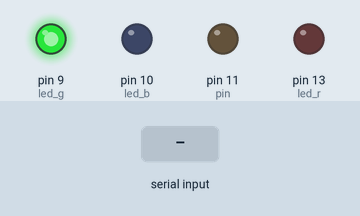
Recording of a sketch running on a simulated Arduino Uno, built with avr-gcc and run on an emulated ATmega328P. Parts: output pins drawn as LEDs (lit = HIGH). The test bench sets the inputs (shaded band). What the sketch prints to the serial monitor is not drawn.

Above: at 1.2 s.
1.3 s: "1" received over Serial
At 1.76 s:
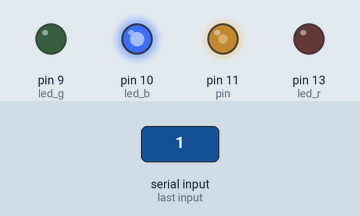
At 3.12 s:
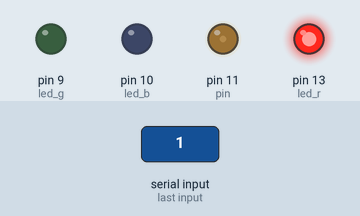
Timing chart, 0 to 10.3 s (numbered marks = the images above; inputs shaded):
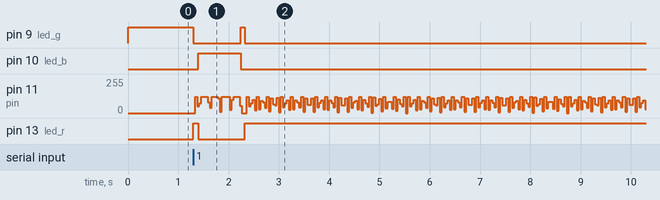

The sketch:

Leo_Morse.ino
```cpp
// (licence header left out)
#if ARDUINO >= 100
  #include "Arduino.h"
#else
  #include "WProgram.h"
#endif

byte morseTable[] = {
  // Essentially, this works by storing the table of Morse code characters as binary numbers.
  // Those entries equal to 1 have no Morse code.
  107, // ASCII 33 !
  82, // ASCII 34 "
  1, // ASCII 35 #
  137, // ASCII 36 $
  1, // ASCII 37 %
  40, // ASCII 38 &
  94, // ASCII 39 '
  109, // ASCII 40 (
  109, // ASCII 41 )
  1, // ASCII 42 *
  42, // ASCII 43 +
  115, // ASCII 44 ,
  97, // ASCII 45 -
  85, // ASCII 46 .
  50, // ASCII 47 /
  63, // ASCII 48 0
  62, // ASCII 49 1
  60, // ASCII 50 2
  56, // ASCII 51 3
  48, // ASCII 52 4
  32, // ASCII 53 5
  33, // ASCII 54 6
  35, // ASCII 55 7
  39, // ASCII 56 8
  47, // ASCII 57 9
  120, // ASCII 58 :
  53, // ASCII 59 ;
  1, // ASCII 60 <
  49, // ASCII 61 =
  1, // ASCII 62 >
  76, // ASCII 63 ?
  69, // ASCII 64 @
  6, // ASCII 65 A
  17, // ASCII 66 B
  21, // ASCII 67 C
  9, // ASCII 68 D
  2, // ASCII 69 E
  20, // ASCII 70 F
  11, // ASCII 71 G
  16, // ASCII 72 H
  4, // ASCII 73 I
  30, // ASCII 74 J
  13, // ASCII 75 K
  18, // ASCII 76 L
  7, // ASCII 77 M
  5, // ASCII 78 N
  15, // ASCII 79 O
  22, // ASCII 80 P
  27, // ASCII 81 Q
  10, // ASCII 82 R
  8, // ASCII 83 S
  3, // ASCII 84 T
  12, // ASCII 85 U
  24, // ASCII 86 V
  14, // ASCII 87 W
  25, // ASCII 88 X
  29, // ASCII 89 Y
  19, // ASCII 90 Z
  1, // ASCII 91 [
  1, // ASCII 92 \
  1, // ASCII 93 ]
  1, // ASCII 94 ^
  77, // ASCII 95 _
  94, // ASCII 96 `
  6, // ASCII 97 a
  17, // ASCII 98 b
  21, // ASCII 99 c
  9, // ASCII 100 d
  2, // ASCII 101 e
  20, // ASCII 102 f
  11, // ASCII 103 g
  16, // ASCII 104 h
  4, // ASCII 105 i
  30, // ASCII 106 j
  13, // ASCII 107 k
  18, // ASCII 108 l
  7, // ASCII 109 m
  5, // ASCII 110 n
  15, // ASCII 111 o
  22, // ASCII 112 p
  27, // ASCII 113 q
  10, // ASCII 114 r
  8, // ASCII 115 s
  3, // ASCII 116 t
  12, // ASCII 117 u
  24, // ASCII 118 v
  14, // ASCII 119 w
  25, // ASCII 120 x
  29, // ASCII 121 y
  19 // ASCII 122 z
};
int frequency = 4000; // 4 kHz is about right for the resonance frequency for the LeoStick piezo buzzer.
byte pin = 11; // Hardware speaker pin, 11 on LeoStick
byte led_r = 13;
byte led_b = 10;
byte led_g = 9;
byte speed = 30; // Speed - can go faster or slower if you're less experienced or more experienced with Morse.
int dotlength = (1200 / speed);
int dashlength = (3 * dotlength);
void setup()
{
  Serial.begin(38400);
  Serial.println("Enter some text; terminate with a carriage return to send the string.");
  pinMode(pin, OUTPUT);
  pinMode(led_r, OUTPUT);
  pinMode(led_g, OUTPUT);
  pinMode(led_b, OUTPUT);
  digitalWrite(led_g, HIGH);
  digitalWrite(led_r, LOW);
  digitalWrite(led_b, LOW);
}
void loop()
{
  char incomingByte = 0;
  if (Serial.available())
  {
    incomingByte = Serial.read();
    if (incomingByte >= 97) // Convert all input characters to upper case.
      incomingByte -= 32;
    sendMsg(&incomingByte);
  }
}
void sendMsg(char *str)
{
  while (*str)
    send(*str++);
}
void send(char c)
{
  byte i;
  byte p;
  if (c == ' ')
  {
    delay( 7 * dotlength);
    return;
  }
  else
  {
    i = ((byte) c) - 33;
    p = morseTable[i];
  }
  while (p != 1)
  {
    if (!(p & 1))
      dit();
    else
      dah();
    p /= 2;
  }
  delay(2 * dotlength);
}
void dit()
{
  digitalWrite(led_r,HIGH);
  digitalWrite(led_g,LOW);
  digitalWrite(led_b,LOW);
  int i = 0;
  for(i = 0; i < ((frequency / 1000) * dotlength); i++)
  {
    digitalWrite(pin, HIGH);
    delayMicroseconds(500000 / frequency);
    digitalWrite(pin, LOW);
    delayMicroseconds(500000 / frequency);
  }
  digitalWrite(pin, LOW);
  for(i = 0; i < dotlength; i++)
    delay(1);

  digitalWrite(led_r,LOW);
  digitalWrite(led_g,HIGH);
  digitalWrite(led_b,LOW);

}
void dah()
{
  digitalWrite(led_r,LOW);
  digitalWrite(led_b,HIGH);
  digitalWrite(led_g,LOW);
  int i = 0;
  for(i = 0; i < ((frequency / 1000) * dashlength); i++)
  {
    digitalWrite(pin, HIGH);
    delayMicroseconds(500000 / frequency);
    digitalWrite(pin, LOW);
    delayMicroseconds(500000 / frequency);
  }
  digitalWrite(pin, LOW);
  for(i = 0; i < dotlength; i++)
    delay(1);
  digitalWrite(led_r,LOW);
  digitalWrite(led_g,HIGH);
  digitalWrite(led_b,LOW);

}
```

Measured:
- after the input at 1.3 s, pin 9 (led_g): HIGH → LOW at once, → HIGH 0.94 s later, → LOW 0.08 s later; pin 10 (led_b): LOW → HIGH after 0.10 s, → LOW 0.84 s later; pin 13 (led_r): LOW → HIGH at once, → LOW 0.10 s later, → HIGH 0.92 s later
